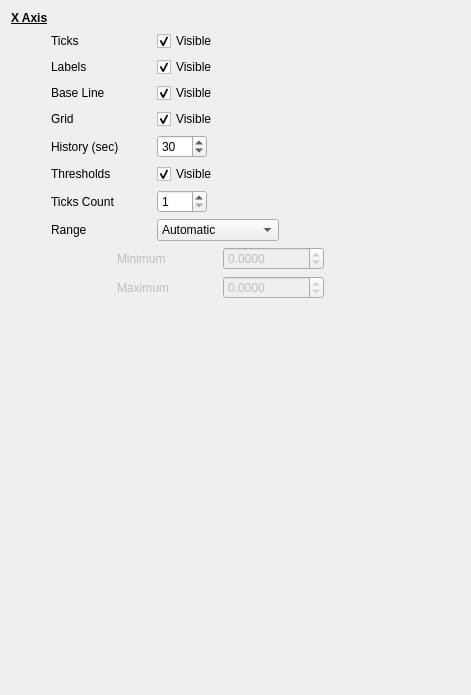
         <widget class="QWidget" name="xAxisPage">
          <layout class="QVBoxLayout" name="verticalLayout_3">
           <item>
            <widget class="QLabel" name="label_19">
             <property name="font">
              <font>
               <weight>75</weight>
               <bold>true</bold>
               <underline>true</underline>
              </font>
             </property>
             <property name="text">
              <string>X Axis</string>
             </property>
            </widget>
           </item>
           <item>
            <layout class="QHBoxLayout" name="horizontalLayout_15">
             <item>
              <spacer name="horizontalSpacer_26">
               <property name="orientation">
                <enum>Qt::Horizontal</enum>
               </property>
               <property name="sizeType">
                <enum>QSizePolicy::Fixed</enum>
               </property>
               <property name="sizeHint" stdset="0">
                <size>
                 <width>40</width>
                 <height>20</height>
                </size>
               </property>
              </spacer>
             </item>
             <item>
              <widget class="QLabel" name="label_15">
               <property name="minimumSize">
                <size>
                 <width>100</width>
                 <height>0</height>
                </size>
               </property>
               <property name="text">
                <string>Ticks</string>
               </property>
              </widget>
             </item>
             <item>
              <widget class="QCheckBox" name="xticksCheckBox">
               <property name="minimumSize">
                <size>
                 <width>100</width>
                 <height>0</height>
                </size>
               </property>
               <property name="text">
                <string>Visible</string>
               </property>
               <property name="checked">
                <bool>true</bool>
               </property>
              </widget>
             </item>
             <item>
              <spacer name="horizontalSpacer_13">
               <property name="orientation">
                <enum>Qt::Horizontal</enum>
               </property>
               <property name="sizeHint" stdset="0">
                <size>
                 <width>40</width>
                 <height>20</height>
                </size>
               </property>
              </spacer>
             </item>
            </layout>
           </item>
           <item>
            <layout class="QHBoxLayout" name="horizontalLayout_16">
             <item>
              <spacer name="horizontalSpacer_27">
               <property name="orientation">
                <enum>Qt::Horizontal</enum>
               </property>
               <property name="sizeType">
                <enum>QSizePolicy::Fixed</enum>
               </property>
               <property name="sizeHint" stdset="0">
                <size>
                 <width>40</width>
                 <height>20</height>
                </size>
               </property>
              </spacer>
             </item>
             <item>
              <widget class="QLabel" name="label_16">
               <property name="minimumSize">
                <size>
                 <width>100</width>
                 <height>0</height>
                </size>
               </property>
               <property name="text">
                <string>Labels</string>
               </property>
              </widget>
             </item>
             <item>
              <widget class="QCheckBox" name="xlabelsCheckBox">
               <property name="minimumSize">
                <size>
                 <width>100</width>
                 <height>0</height>
                </size>
               </property>
               <property name="text">
                <string>Visible</string>
               </property>
               <property name="checked">
                <bool>true</bool>
               </property>
              </widget>
             </item>
             <item>
              <spacer name="horizontalSpacer_14">
               <property name="orientation">
                <enum>Qt::Horizontal</enum>
               </property>
               <property name="sizeHint" stdset="0">
                <size>
                 <width>40</width>
                 <height>20</height>
                </size>
               </property>
              </spacer>
             </item>
            </layout>
           </item>
           <item>
            <layout class="QHBoxLayout" name="horizontalLayout_22">
             <item>
              <spacer name="horizontalSpacer_35">
               <property name="orientation">
                <enum>Qt::Horizontal</enum>
               </property>
               <property name="sizeType">
                <enum>QSizePolicy::Fixed</enum>
               </property>
               <property name="sizeHint" stdset="0">
                <size>
                 <width>40</width>
                 <height>20</height>
                </size>
               </property>
              </spacer>
             </item>
             <item>
              <widget class="QLabel" name="label_26">
               <property name="minimumSize">
                <size>
                 <width>100</width>
                 <height>0</height>
                </size>
               </property>
               <property name="text">
                <string>Base Line</string>
               </property>
              </widget>
             </item>
             <item>
              <widget class="QCheckBox" name="xlineCheckBox">
               <property name="minimumSize">
                <size>
                 <width>100</width>
                 <height>0</height>
                </size>
               </property>
               <property name="text">
                <string>Visible</string>
               </property>
               <property name="checked">
                <bool>true</bool>
               </property>
              </widget>
             </item>
             <item>
              <spacer name="horizontalSpacer_36">
               <property name="orientation">
                <enum>Qt::Horizontal</enum>
               </property>
               <property name="sizeHint" stdset="0">
                <size>
                 <width>40</width>
                 <height>20</height>
                </size>
               </property>
              </spacer>
             </item>
            </layout>
           </item>
           <item>
            <layout class="QHBoxLayout" name="horizontalLayout_17">
             <item>
              <spacer name="horizontalSpacer_28">
               <property name="orientation">
                <enum>Qt::Horizontal</enum>
               </property>
               <property name="sizeType">
                <enum>QSizePolicy::Fixed</enum>
               </property>
               <property name="sizeHint" stdset="0">
                <size>
                 <width>40</width>
                 <height>20</height>
                </size>
               </property>
              </spacer>
             </item>
             <item>
              <widget class="QLabel" name="label_20">
               <property name="minimumSize">
                <size>
                 <width>100</width>
                 <height>0</height>
                </size>
               </property>
               <property name="text">
                <string>Grid</string>
               </property>
              </widget>
             </item>
             <item>
              <widget class="QCheckBox" name="xgridCheckBox">
               <property name="minimumSize">
                <size>
                 <width>100</width>
                 <height>0</height>
                </size>
               </property>
               <property name="text">
                <string>Visible</string>
               </property>
               <property name="checked">
                <bool>true</bool>
               </property>
              </widget>
             </item>
             <item>
              <spacer name="horizontalSpacer_15">
               <property name="orientation">
                <enum>Qt::Horizontal</enum>
               </property>
               <property name="sizeHint" stdset="0">
                <size>
                 <width>40</width>
                 <height>20</height>
                </size>
               </property>
              </spacer>
             </item>
            </layout>
           </item>
           <item>
            <layout class="QHBoxLayout" name="horizontalLayout_5">
             <item>
              <spacer name="horizontalSpacer_29">
               <property name="orientation">
                <enum>Qt::Horizontal</enum>
               </property>
               <property name="sizeType">
                <enum>QSizePolicy::Fixed</enum>
               </property>
               <property name="sizeHint" stdset="0">
                <size>
                 <width>40</width>
                 <height>20</height>
                </size>
               </property>
              </spacer>
             </item>
             <item>
              <widget class="QLabel" name="label_4">
               <property name="minimumSize">
                <size>
                 <width>100</width>
                 <height>0</height>
                </size>
               </property>
               <property name="text">
                <string>History (sec)</string>
               </property>
               <property name="indent">
                <number>-1</number>
               </property>
              </widget>
             </item>
             <item>
              <widget class="QSpinBox" name="historySpinBox">
               <property name="minimumSize">
                <size>
                 <width>50</width>
                 <height>0</height>
                </size>
               </property>
               <property name="minimum">
                <number>0</number>
               </property>
               <property name="maximum">
                <number>900</number>
               </property>
               <property name="value">
                <number>30</number>
               </property>
              </widget>
             </item>
             <item>
              <spacer name="horizontalSpacer_4">
               <property name="orientation">
                <enum>Qt::Horizontal</enum>
               </property>
               <property name="sizeHint" stdset="0">
                <size>
                 <width>40</width>
                 <height>20</height>
                </size>
               </property>
              </spacer>
             </item>
            </layout>
           </item>
           <item>
            <layout class="QHBoxLayout" name="horizontalLayout_20">
             <item>
              <spacer name="horizontalSpacer_32">
               <property name="orientation">
                <enum>Qt::Horizontal</enum>
               </property>
               <property name="sizeType">
                <enum>QSizePolicy::Fixed</enum>
               </property>
               <property name="sizeHint" stdset="0">
                <size>
                 <width>40</width>
                 <height>20</height>
                </size>
               </property>
              </spacer>
             </item>
             <item>
              <widget class="QLabel" name="label_23">
               <property name="minimumSize">
                <size>
                 <width>100</width>
                 <height>0</height>
                </size>
               </property>
               <property name="text">
                <string>Thresholds</string>
               </property>
              </widget>
             </item>
             <item>
              <widget class="QCheckBox" name="xthresholdsCheckBox">
               <property name="minimumSize">
                <size>
                 <width>100</width>
                 <height>0</height>
                </size>
               </property>
               <property name="text">
                <string>Visible</string>
               </property>
               <property name="checked">
                <bool>true</bool>
               </property>
              </widget>
             </item>
             <item>
              <spacer name="horizontalSpacer_33">
               <property name="orientation">
                <enum>Qt::Horizontal</enum>
               </property>
               <property name="sizeHint" stdset="0">
                <size>
                 <width>40</width>
                 <height>20</height>
                </size>
               </property>
              </spacer>
             </item>
            </layout>
           </item>
           <item>
            <layout class="QHBoxLayout" name="horizontalLayout_24">
             <property name="topMargin">
              <number>0</number>
             </property>
             <item>
              <spacer name="horizontalSpacer_42">
               <property name="orientation">
                <enum>Qt::Horizontal</enum>
               </property>
               <property name="sizeType">
                <enum>QSizePolicy::Fixed</enum>
               </property>
               <property name="sizeHint" stdset="0">
                <size>
                 <width>40</width>
                 <height>20</height>
                </size>
               </property>
              </spacer>
             </item>
             <item>
              <widget class="QLabel" name="label_29">
               <property name="minimumSize">
                <size>
                 <width>100</width>
                 <height>0</height>
                </size>
               </property>
               <property name="text">
                <string>Ticks Count</string>
               </property>
              </widget>
             </item>
             <item>
              <widget class="QSpinBox" name="xAxisTicksCountSpinBox">
               <property name="minimumSize">
                <size>
                 <width>50</width>
                 <height>0</height>
                </size>
               </property>
               <property name="minimum">
                <number>1</number>
               </property>
               <property name="maximum">
                <number>10</number>
               </property>
              </widget>
             </item>
             <item>
              <spacer name="horizontalSpacer_41">
               <property name="orientation">
                <enum>Qt::Horizontal</enum>
               </property>
               <property name="sizeHint" stdset="0">
                <size>
                 <width>40</width>
                 <height>20</height>
                </size>
               </property>
              </spacer>
             </item>
            </layout>
           </item>
           <item>
            <layout class="QHBoxLayout" name="horizontalLayout_6">
             <item>
              <spacer name="horizontalSpacer_30">
               <property name="orientation">
                <enum>Qt::Horizontal</enum>
               </property>
               <property name="sizeType">
                <enum>QSizePolicy::Fixed</enum>
               </property>
               <property name="sizeHint" stdset="0">
                <size>
                 <width>40</width>
                 <height>20</height>
                </size>
               </property>
              </spacer>
             </item>
             <item>
              <widget class="QLabel" name="label_6">
               <property name="minimumSize">
                <size>
                 <width>100</width>
                 <height>0</height>
                </size>
               </property>
               <property name="text">
                <string>Range</string>
               </property>
              </widget>
             </item>
             <item>
              <widget class="QComboBox" name="xrangeComboBox">
               <item>
                <property name="text">
                 <string>Automatic</string>
                </property>
               </item>
               <item>
                <property name="text">
                 <string>Parameter range</string>
                </property>
               </item>
               <item>
                <property name="text">
                 <string>Custom</string>
                </property>
               </item>
              </widget>
             </item>
             <item>
              <spacer name="horizontalSpacer_31">
               <property name="orientation">
                <enum>Qt::Horizontal</enum>
               </property>
               <property name="sizeHint" stdset="0">
                <size>
                 <width>40</width>
                 <height>20</height>
                </size>
               </property>
              </spacer>
             </item>
            </layout>
           </item>
           <item>
            <widget class="QWidget" name="scaleWidget_2" native="true">
             <property name="enabled">
              <bool>false</bool>
             </property>
             <layout class="QHBoxLayout" name="horizontalLayout_21">
              <property name="leftMargin">
               <number>0</number>
              </property>
              <property name="topMargin">
               <number>0</number>
              </property>
              <property name="rightMargin">
               <number>0</number>
              </property>
              <property name="bottomMargin">
               <number>0</number>
              </property>
              <item>
               <widget class="QLabel" name="label_7">
                <property name="minimumSize">
                 <size>
                  <width>100</width>
                  <height>0</height>
                 </size>
                </property>
                <property name="text">
                 <string/>
                </property>
               </widget>
              </item>
              <item>
               <layout class="QVBoxLayout" name="verticalLayout_7">
                <item>
                 <widget class="QLabel" name="label_24">
                  <property name="minimumSize">
                   <size>
                    <width>100</width>
                    <height>0</height>
                   </size>
                  </property>
                  <property name="text">
                   <string>Minimum</string>
                  </property>
                  <property name="indent">
                   <number>-1</number>
                  </property>
                 </widget>
                </item>
                <item>
                 <widget class="QLabel" name="label_25">
                  <property name="minimumSize">
                   <size>
                    <width>100</width>
                    <height>0</height>
                   </size>
                  </property>
                  <property name="text">
                   <string>Maximum</string>
                  </property>
                  <property name="indent">
                   <number>-1</number>
                  </property>
                 </widget>
                </item>
               </layout>
              </item>
              <item>
               <layout class="QVBoxLayout" name="verticalLayout_8">
                <item>
                 <widget class="QDoubleSpinBox" name="xrangeMinDoubleSpinBox">
                  <property name="decimals">
                   <number>4</number>
                  </property>
                  <property name="minimum">
                   <double>-9999999999999999538762658202121142272.000000000000000</double>
                  </property>
                  <property name="maximum">
                   <double>99999999999999996863366107917975552.000000000000000</double>
                  </property>
                 </widget>
                </item>
                <item>
                 <widget class="QDoubleSpinBox" name="xrangeMaxDoubleSpinBox">
                  <property name="decimals">
                   <number>4</number>
                  </property>
                  <property name="minimum">
                   <double>-9999999999999999455752309870428160.000000000000000</double>
                  </property>
                  <property name="maximum">
                   <double>999999999999999945575230987042816.000000000000000</double>
                  </property>
                 </widget>
                </item>
               </layout>
              </item>
              <item>
               <spacer name="horizontalSpacer_34">
                <property name="orientation">
                 <enum>Qt::Horizontal</enum>
                </property>
                <property name="sizeHint" stdset="0">
                 <size>
                  <width>136</width>
                  <height>20</height>
                 </size>
                </property>
               </spacer>
              </item>
             </layout>
            </widget>
           </item>
           <item>
            <spacer name="verticalSpacer_2">
             <property name="orientation">
              <enum>Qt::Vertical</enum>
             </property>
             <property name="sizeHint" stdset="0">
              <size>
               <width>20</width>
               <height>385</height>
              </size>
             </property>
            </spacer>
           </item>
          </layout>
         </widget>
